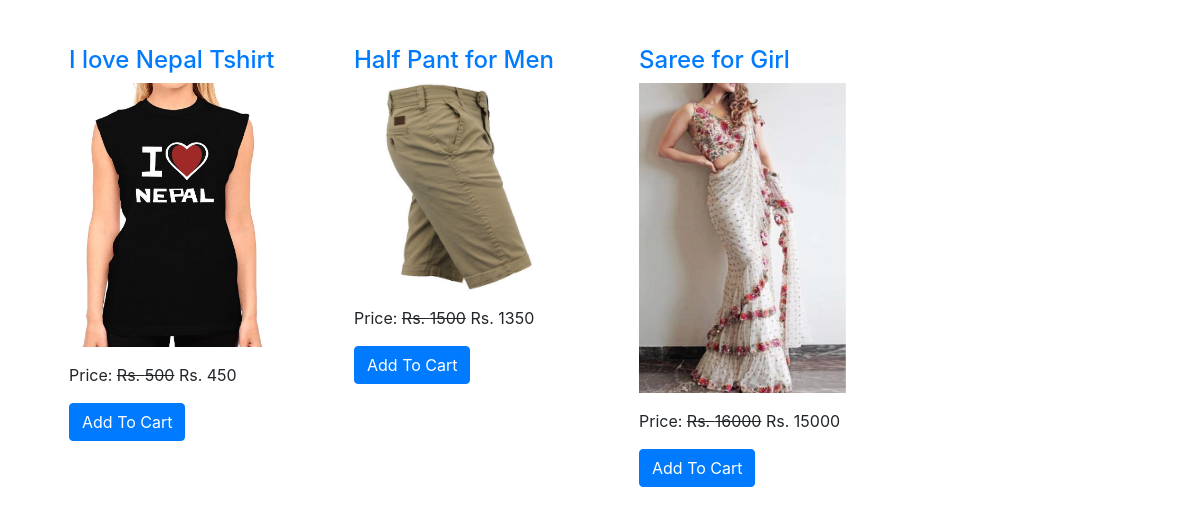
The app's page /all-products/ (lower part), older data.
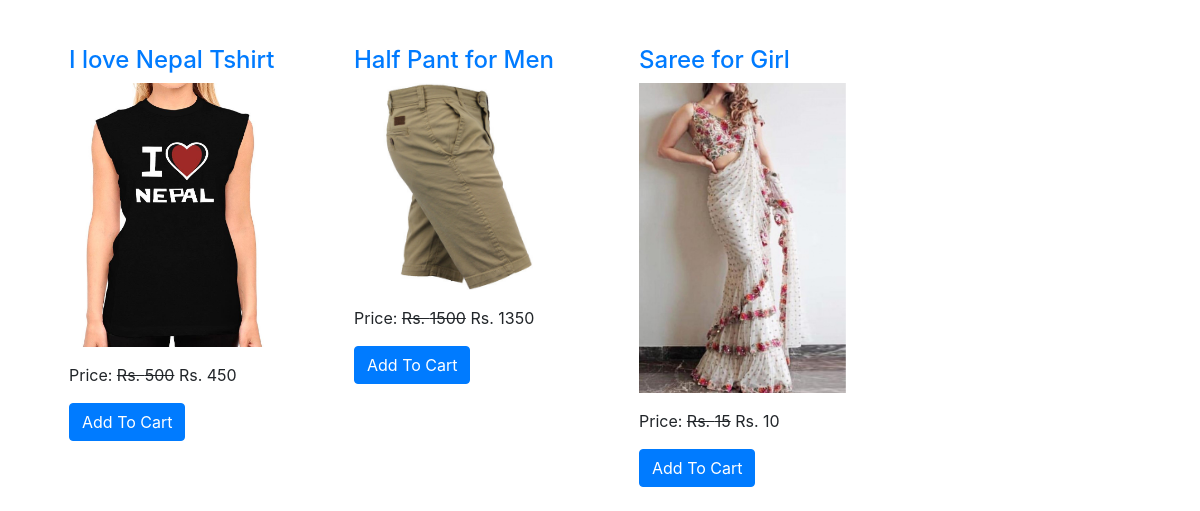
The same page, newer data.
### ecomapp/models.py (models this page shows, shortened)
class Product(models.Model):
    title = models.CharField(max_length=200)
    slug = models.SlugField(unique=True)
    category = models.ForeignKey(Category, on_delete=models.CASCADE)
    image = models.ImageField(upload_to="products")
    marked_price = models.PositiveIntegerField()
    selling_price = models.PositiveIntegerField()
    description = models.TextField()
    warranty = models.CharField(max_length=300, null=True, blank=True)
    return_policy = models.CharField(max_length=300, null=True, blank=True)
    view_count = models.PositiveIntegerField(default=0)

### ecomapp/views.py (the view)
# urls.py: path("all-products/", AllProductsView.as_view(), name="allproducts"),
class AllProductsView(EcomMixin, TemplateView):
    template_name = "allproducts.html"
    def get_context_data(self, **kwargs):
        context = super().get_context_data(**kwargs)
        context['allcategories'] = Category.objects.all()
        return context

### ecomapp/views.py (called while the page is built)
    def dispatch(self, request, *args, **kwargs):
        cart_id = request.session.get("cart_id")
        if cart_id:
            cart_obj = Cart.objects.get(id=cart_id)
            if request.user.is_authenticated and request.user.customer:
                cart_obj.customer = request.user.customer
                cart_obj.save()
        return super().dispatch(request, *args, **kwargs)

### templates/allproducts.html (shortened to what this page needs)
{% extends 'base.html' %}
{% block content %}
<div class="container">
    {% for cat in allcategories %}
    <div class="row">
        {% for p in cat.product_set.all %}
        <div class="col-md-3">
            <div class="m-4">
                <h4><a href="{% url 'ecomapp:productdetail' p.slug %}">{{p.title}}</a></h4>
                <img src="{{p.image.url}}" alt="" class="img-fluid" style="height: 2500; object-fit: cover;">
                <p class="mt-3">Price: <strike>Rs. {{p.marked_price}}</strike> Rs. {{p.selling_price}}</p>
                <a href="{% url 'ecomapp:addtocart' p.id %}" class="btn btn-primary">Add To Cart</a>
            </div>
        </div>
        {% endfor %}
    </div>
    {% endfor %}
</div>
{% endblock %}

Row changes from the older to the newer data that the page shows:
changed Product "Saree for Girl": marked_price "16000" → "15"; selling_price "15000" → "10"
